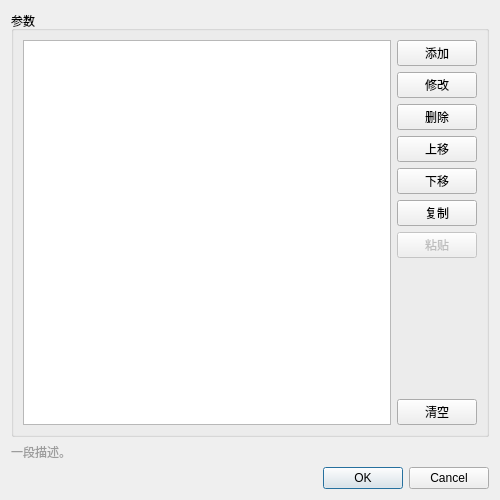
<?xml version="1.0" encoding="UTF-8"?>
<ui version="4.0">
 <class>W_QStringListEditor</class>
 <widget class="QDialog" name="W_QStringListEditor">
  <property name="geometry">
   <rect>
    <x>0</x>
    <y>0</y>
    <width>500</width>
    <height>500</height>
   </rect>
  </property>
  <property name="windowTitle">
   <string>字符串列表窗口</string>
  </property>
  <layout class="QVBoxLayout" name="verticalLayout" stretch="1,0,0">
   <item>
    <widget class="QGroupBox" name="groupBox">
     <property name="title">
      <string>参数</string>
     </property>
     <layout class="QGridLayout" name="gridLayout">
      <item row="0" column="1">
       <layout class="QVBoxLayout" name="verticalLayout_operate">
        <item>
         <widget class="QPushButton" name="pushButton_add">
          <property name="text">
           <string>添加</string>
          </property>
         </widget>
        </item>
        <item>
         <widget class="QPushButton" name="pushButton_modify">
          <property name="text">
           <string>修改</string>
          </property>
         </widget>
        </item>
        <item>
         <widget class="QPushButton" name="pushButton_delete">
          <property name="text">
           <string>删除</string>
          </property>
         </widget>
        </item>
        <item>
         <widget class="QPushButton" name="pushButton_moveUp">
          <property name="text">
           <string>上移</string>
          </property>
         </widget>
        </item>
        <item>
         <widget class="QPushButton" name="pushButton_moveDown">
          <property name="text">
           <string>下移</string>
          </property>
         </widget>
        </item>
        <item>
         <widget class="QPushButton" name="pushButton_copy">
          <property name="text">
           <string>复制</string>
          </property>
         </widget>
        </item>
        <item>
         <widget class="QPushButton" name="pushButton_paste">
          <property name="enabled">
           <bool>false</bool>
          </property>
          <property name="text">
           <string>粘贴</string>
          </property>
         </widget>
        </item>
       </layout>
      </item>
      <item row="1" column="1">
       <spacer name="verticalSpacer">
        <property name="orientation">
         <enum>Qt::Vertical</enum>
        </property>
        <property name="sizeHint" stdset="0">
         <size>
          <width>20</width>
          <height>40</height>
         </size>
        </property>
       </spacer>
      </item>
      <item row="2" column="1">
       <widget class="QPushButton" name="pushButton_clear">
        <property name="text">
         <string>清空</string>
        </property>
       </widget>
      </item>
      <item row="0" column="0" rowspan="3">
       <widget class="QTableWidget" name="tableWidget">
        <property name="editTriggers">
         <set>QAbstractItemView::NoEditTriggers</set>
        </property>
       </widget>
      </item>
     </layout>
    </widget>
   </item>
   <item>
    <widget class="QLabel" name="label_description">
     <property name="styleSheet">
      <string notr="true">color: rgb(156, 156, 156);</string>
     </property>
     <property name="text">
      <string>一段描述。</string>
     </property>
     <property name="wordWrap">
      <bool>true</bool>
     </property>
    </widget>
   </item>
   <item>
    <widget class="QDialogButtonBox" name="buttonBox">
     <property name="orientation">
      <enum>Qt::Horizontal</enum>
     </property>
     <property name="standardButtons">
      <set>QDialogButtonBox::Cancel|QDialogButtonBox::Ok</set>
     </property>
    </widget>
   </item>
  </layout>
 </widget>
 <resources/>
 <connections>
  <connection>
   <sender>buttonBox</sender>
   <signal>rejected()</signal>
   <receiver>W_QStringListEditor</receiver>
   <slot>reject()</slot>
   <hints>
    <hint type="sourcelabel">
     <x>336</x>
     <y>322</y>
    </hint>
    <hint type="destinationlabel">
     <x>286</x>
     <y>274</y>
    </hint>
   </hints>
  </connection>
 </connections>
</ui>
